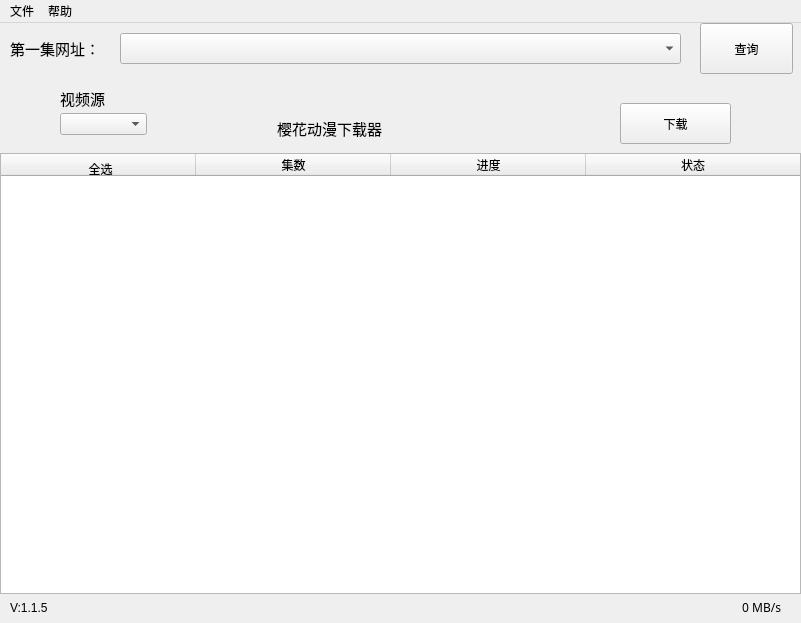
<?xml version="1.0" encoding="UTF-8"?>
<ui version="4.0">
 <class>MainWindow</class>
 <widget class="QMainWindow" name="MainWindow">
  <property name="geometry">
   <rect>
    <x>0</x>
    <y>0</y>
    <width>801</width>
    <height>623</height>
   </rect>
  </property>
  <property name="minimumSize">
   <size>
    <width>801</width>
    <height>623</height>
   </size>
  </property>
  <property name="maximumSize">
   <size>
    <width>801</width>
    <height>623</height>
   </size>
  </property>
  <property name="windowTitle">
   <string>樱花动漫下载器</string>
  </property>
  <property name="windowIcon">
   <iconset>
    <normaloff>favicon.png</normaloff>favicon.png</iconset>
  </property>
  <widget class="QWidget" name="centralwidget">
   <widget class="QPushButton" name="queryButton">
    <property name="geometry">
     <rect>
      <x>700</x>
      <y>0</y>
      <width>93</width>
      <height>51</height>
     </rect>
    </property>
    <property name="text">
     <string>查询</string>
    </property>
   </widget>
   <widget class="QLabel" name="label1">
    <property name="geometry">
     <rect>
      <x>10</x>
      <y>10</y>
      <width>111</width>
      <height>31</height>
     </rect>
    </property>
    <property name="font">
     <font>
      <family>新宋体</family>
      <pointsize>11</pointsize>
     </font>
    </property>
    <property name="text">
     <string>第一集网址：</string>
    </property>
   </widget>
   <widget class="QComboBox" name="videoSourceComboBox">
    <property name="geometry">
     <rect>
      <x>60</x>
      <y>90</y>
      <width>87</width>
      <height>22</height>
     </rect>
    </property>
   </widget>
   <widget class="QLabel" name="label2">
    <property name="geometry">
     <rect>
      <x>60</x>
      <y>60</y>
      <width>71</width>
      <height>31</height>
     </rect>
    </property>
    <property name="font">
     <font>
      <family>新宋体</family>
      <pointsize>11</pointsize>
     </font>
    </property>
    <property name="text">
     <string>视频源</string>
    </property>
   </widget>
   <widget class="QPushButton" name="downloadButton">
    <property name="geometry">
     <rect>
      <x>620</x>
      <y>80</y>
      <width>111</width>
      <height>41</height>
     </rect>
    </property>
    <property name="text">
     <string>下载</string>
    </property>
   </widget>
   <widget class="QLabel" name="speedLabel">
    <property name="geometry">
     <rect>
      <x>600</x>
      <y>574</y>
      <width>181</width>
      <height>21</height>
     </rect>
    </property>
    <property name="font">
     <font>
      <family>新宋体</family>
     </font>
    </property>
    <property name="text">
     <string>0 MB/s</string>
    </property>
    <property name="alignment">
     <set>Qt::AlignRight|Qt::AlignTrailing|Qt::AlignVCenter</set>
    </property>
   </widget>
   <widget class="QPushButton" name="allSelectButton">
    <property name="geometry">
     <rect>
      <x>0</x>
      <y>130</y>
      <width>201</width>
      <height>31</height>
     </rect>
    </property>
    <property name="font">
     <font>
      <family>宋体</family>
     </font>
    </property>
    <property name="styleSheet">
     <string notr="true">background-color: rgb(255, 255, 255);</string>
    </property>
    <property name="text">
     <string>全选</string>
    </property>
    <property name="flat">
     <bool>true</bool>
    </property>
   </widget>
   <widget class="QLabel" name="videoNameLabel">
    <property name="geometry">
     <rect>
      <x>250</x>
      <y>90</y>
      <width>351</width>
      <height>31</height>
     </rect>
    </property>
    <property name="font">
     <font>
      <family>新宋体</family>
      <pointsize>11</pointsize>
     </font>
    </property>
    <property name="text">
     <string>       樱花动漫下载器</string>
    </property>
   </widget>
   <widget class="QLabel" name="VersionLabel">
    <property name="geometry">
     <rect>
      <x>10</x>
      <y>575</y>
      <width>72</width>
      <height>20</height>
     </rect>
    </property>
    <property name="text">
     <string>V:1.1.5</string>
    </property>
   </widget>
   <widget class="QTreeWidget" name="treeWidget">
    <property name="geometry">
     <rect>
      <x>0</x>
      <y>130</y>
      <width>801</width>
      <height>441</height>
     </rect>
    </property>
    <property name="font">
     <font>
      <family>宋体</family>
     </font>
    </property>
    <attribute name="headerCascadingSectionResizes">
     <bool>true</bool>
    </attribute>
    <attribute name="headerMinimumSectionSize">
     <number>190</number>
    </attribute>
    <attribute name="headerDefaultSectionSize">
     <number>195</number>
    </attribute>
    <column>
     <property name="text">
      <string>                   </string>
     </property>
    </column>
    <column>
     <property name="text">
      <string>集数</string>
     </property>
     <property name="font">
      <font>
       <family>宋体</family>
      </font>
     </property>
     <property name="textAlignment">
      <set>AlignCenter</set>
     </property>
    </column>
    <column>
     <property name="text">
      <string>进度</string>
     </property>
     <property name="font">
      <font>
       <family>宋体</family>
      </font>
     </property>
     <property name="textAlignment">
      <set>AlignCenter</set>
     </property>
    </column>
    <column>
     <property name="text">
      <string>状态</string>
     </property>
     <property name="font">
      <font>
       <family>宋体</family>
      </font>
     </property>
     <property name="textAlignment">
      <set>AlignCenter</set>
     </property>
    </column>
   </widget>
   <widget class="QComboBox" name="lineEditComboBox">
    <property name="geometry">
     <rect>
      <x>120</x>
      <y>10</y>
      <width>561</width>
      <height>31</height>
     </rect>
    </property>
   </widget>
   <zorder>treeWidget</zorder>
   <zorder>label2</zorder>
   <zorder>queryButton</zorder>
   <zorder>label1</zorder>
   <zorder>videoSourceComboBox</zorder>
   <zorder>downloadButton</zorder>
   <zorder>speedLabel</zorder>
   <zorder>allSelectButton</zorder>
   <zorder>videoNameLabel</zorder>
   <zorder>VersionLabel</zorder>
   <zorder>lineEditComboBox</zorder>
  </widget>
  <widget class="QMenuBar" name="menuBar">
   <property name="geometry">
    <rect>
     <x>0</x>
     <y>0</y>
     <width>801</width>
     <height>26</height>
    </rect>
   </property>
   <widget class="QMenu" name="fileMenu">
    <property name="title">
     <string>文件</string>
    </property>
    <addaction name="separator"/>
    <addaction name="downloadPathAction"/>
    <addaction name="separator"/>
    <addaction name="exitAction"/>
    <addaction name="separator"/>
   </widget>
   <widget class="QMenu" name="helpMenu">
    <property name="title">
     <string>帮助</string>
    </property>
    <addaction name="separator"/>
    <addaction name="aboutAction"/>
    <addaction name="separator"/>
   </widget>
   <addaction name="fileMenu"/>
   <addaction name="helpMenu"/>
  </widget>
  <action name="setStoragePathMenuItem">
   <property name="text">
    <string>设置存储路径</string>
   </property>
  </action>
  <action name="downloadPathAction">
   <property name="text">
    <string>下载目录</string>
   </property>
  </action>
  <action name="exitAction">
   <property name="text">
    <string>退出</string>
   </property>
  </action>
  <action name="aboutAction">
   <property name="text">
    <string>关于 樱花动漫下载器</string>
   </property>
  </action>
 </widget>
 <resources/>
 <connections/>
</ui>
